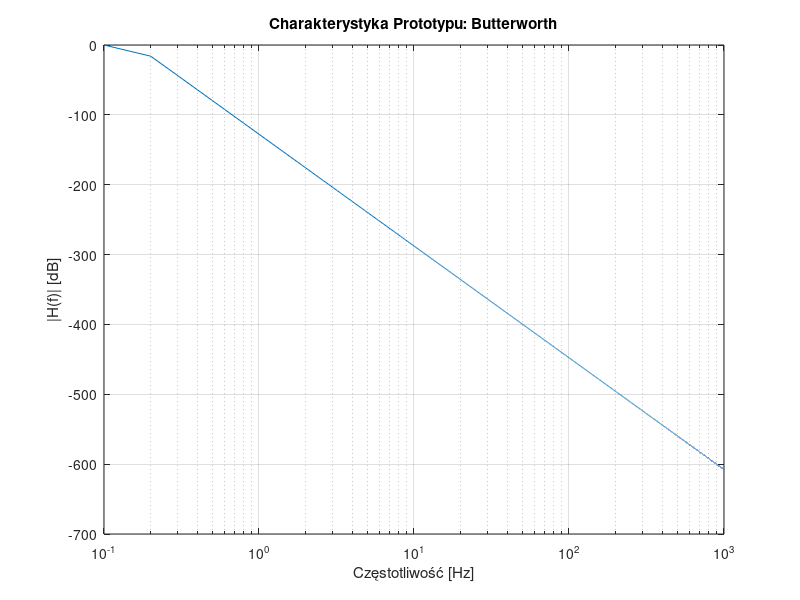

Write MATLAB code to recreate this figure. (Note: this script raises an error after producing the figure.)
clearvars; close all; clc;

% Wymagania dla projektu filtra
N = 8; % liczba biegunów filtra prototypowego
f0 = 100; % dla filtrów LowPass i HighPass [Hz]
f1 = 10; f2 = 100; % dla filtrów BandPass i BandStop [Hz]
Rp = 3; % oscylacje w paśmie przepustowym [dB]
Rs = 100; % tłumienie w paśmie zaporowym [dB]

% Typy prototypów filtrów
prototype_types = {'Butterworth', 'Czebyszew-I', 'Czebyszew-II', 'Eliptyczny'};
filter_transformations = {'LowPass', 'HighPass', 'BandPass', 'BandStop'};

for proto_idx = 1:length(prototype_types)
    prototype_type = prototype_types{proto_idx};

    % **Projekt analogowego filtra prototypowego**
    switch prototype_type
        case 'Butterworth'
            [z, p, wzm] = buttap(N); % Butterworth
        case 'Czebyszew-I'
            [z, p, wzm] = cheb1ap(N, Rp); % Czebyszew typu I
        case 'Czebyszew-II'
            [z, p, wzm] = cheb2ap(N, Rs); % Czebyszew typu II
        case 'Eliptyczny'
            [z, p, wzm] = ellipap(N, Rp, Rs); % Eliptyczny
    end

    b = wzm * poly(z); % Licznik transmitancji
    a = poly(p); % Mianownik transmitancji

    % **Charakterystyka przed transformacją (prototyp)**
    f = 0:0.1:1000; % Częstotliwości [Hz]
    w = 2 * pi * f; % Pulsacje [rad/s]
    H = freqs(b, a, w); % Charakterystyka częstotliwościowa filtra

    figure;
    semilogx(f, 20*log10(abs(H))); grid;
    xlabel('Częstotliwość [Hz]');
    ylabel('|H(f)| [dB]');
    title(['Charakterystyka Prototypu: ' prototype_type]);
    pause;
    
    figure;
    % **Transformacje filtra prototypowego na różne typy**
    for trans_idx = 1:length(filter_transformations)
        filter_type = filter_transformations{trans_idx};
        switch filter_type
            case 'LowPass'
                [b_t, a_t] = lp2lp(b, a, 2*pi*f0); % Transformacja LowPass na LowPass
            case 'HighPass'
                [b_t, a_t] = lp2hp(b, a, 2*pi*f0); % Transformacja LowPass na HighPass
            case 'BandPass'
                [b_t, a_t] = lp2bp(b, a, 2*pi*sqrt(f1*f2), 2*pi*(f2-f1)); % LowPass na BandPass
            case 'BandStop'
                [b_t, a_t] = lp2bs(b, a, 2*pi*sqrt(f1*f2), 2*pi*(f2-f1)); % LowPass na BandStop
        end

        % Charakterystyka po transformacji
        H_t = freqs(b_t, a_t, w);
        subplot(2, 2, trans_idx);
        semilogx(f, 20*log10(abs(H_t)), 'LineWidth', 1.5); grid;
        xlabel('Częstotliwość [Hz]');
        ylabel('|H(f)| [dB]');
        title(['Charakterystyka: ' filter_type ' (Prototyp: ' prototype_type ')']);
    end
    pause;
end% cps_07_analog_tranform.m
clear all; close all;
% Wymagania
N = 8; % liczba biegunow transmitanci prototypu analogowego
f0 = 100; % dla filtrow LowPass oraz HighPass
f1 = 10; f2=100; % dla filtrow BandPass oraz BandStop
Rp = 3; % dozwolony poziom oscylacji w pasmie przepustowym (w dB) - ripples in pass
Rs = 100; % dozwolony poziom oscylacji w pasmie zaporowym (w dB) - ripples in stop

% Projekt analogowego filtra prototypowego - dolnoprzepustowy z w0 = 1
%[z,p,wzm] = buttap(N); % analogowy prototyp Butterwotha
 [z,p,wzm] = cheb1ap(N,Rp); % analogowy prototyp Czebyszewa typu-I
% [z,p,wzm] = cheb2ap(N,Rs); % analogowy prototyp Czebyszewa typu-II
% [z,p,wzm] = ellipap(N,Rp,Rs); % analogowy prototyp Cauera (eliptyczny)
b = wzm*poly(z); % [z,wzm] --> b,  poly zwraca współczynniki wielomianu
a = poly(p); % p --> a
f = 0 : 0.01 : 1000; w=2*pi*f; % zakres czestotliwosci
H = freqs(b,a,w); % odpowiedz czestotliwosciowa filtra (funkcja Matlaba) H(jw)
fi=0:pi/1000:2*pi; c=cos(fi); s=sin(fi);
figure; semilogx(w,20*log10(abs(H))); grid; xlabel('w [rad*Hz]'); title('Analog Proto |H(f)');
figure; plot(real(z),imag(z),'ro',real(p),imag(p),'b*',c,s,'k-'); grid; title('Analog Proto ZP'); 

% Transformacja czestotliwosci: znormalizowany (w0=1) LowPass --> xxxPass, xxxStop
% Funkcje xx2yy z Signal Processing Toolbox
[b,a] = lp2lp(b,a,2*pi*f0); % LowPass na LowPass
% [b,a] = lp2hp(b,a,2*pi*f0); % LowPass na HighPass
% [b,a] = lp2bp(b,a,2*pi*sqrt(f1*f2),2*pi*(f2-f1)); % LowPass na BandPass
% [b,a] = lp2bs(b,a,2*pi*sqrt(f1*f2),2*pi*(f2-f1)); % LowPass na BandStop
z=roots(b); p=roots(a); %nowe zera i bieguny
% ... kontynuuj cps_07_analog_intro.m
% Zaprojektuj/dobierz wspolczynniki transmitancji filtra analogowego
if(0) % dobor wartosci wspolczynnikow wielomianow zmiennej 's' transmitancji
    b = [3,2]; % [ b1, b0 ]
    a = [4,3,2,1]; % [ a3, a2, a1, a0=1]
    z = roots(b); p = roots(a); % [b,a] --> [z,p]
else % dobor wartosci pierwiastkow wielomianow zmiennej 's' transmitancji, tutaj najpierw zera i bieguny
    wzm = 0.001;
    z = j*2*pi*[ 600,800 ]; z = [z conj(z)];
    p = [-1,-1] + j*2*pi*[100,200]; p = [p conj(p)];
    b = wzm*poly(z); a = poly(p); % [z,p] --> [b,a]
end
figure; plot(real(z),imag(z),'bo', real(p),imag(p),'r*'); grid;

title('Zera (o) i Bieguny (*)'); xlabel('Real()'); ylabel('Imag()'); 

% Weryfikacja odpowiedzi (charakterystyki) filtra: amplitudowej fazowej, impulsowej, skokowej
f = 0 : 0.1 : 1000; % czestotliwosc w hercach
w = 2*pi*f; % czestotliwosc katowa, pulsacja
s = j*w; % zmienna transformacji Laplace'a
H = polyval(b,s) ./ polyval(a,s); % h(s) --> H(f) dla s=j*w: iloraz dwoch wielomianow
figure; plot(f,20*log10(abs(H))); xlabel('f [Hz]'); title('|H(f)| [dB]'); grid; %amplitudowa
figure; plot(f,unwrap(angle(H))); xlabel('f [Hz]'); title('angle(H(f)) [rad]'); grid; %fazowa
figure; impulse(b,a); % odpowiedz filtra na pobudzenie impulsowe (z Control Toolbox)
figure; step(b,a); % odpowiedz filtra na pobudzenie skokowe (z Control Toolbox)
